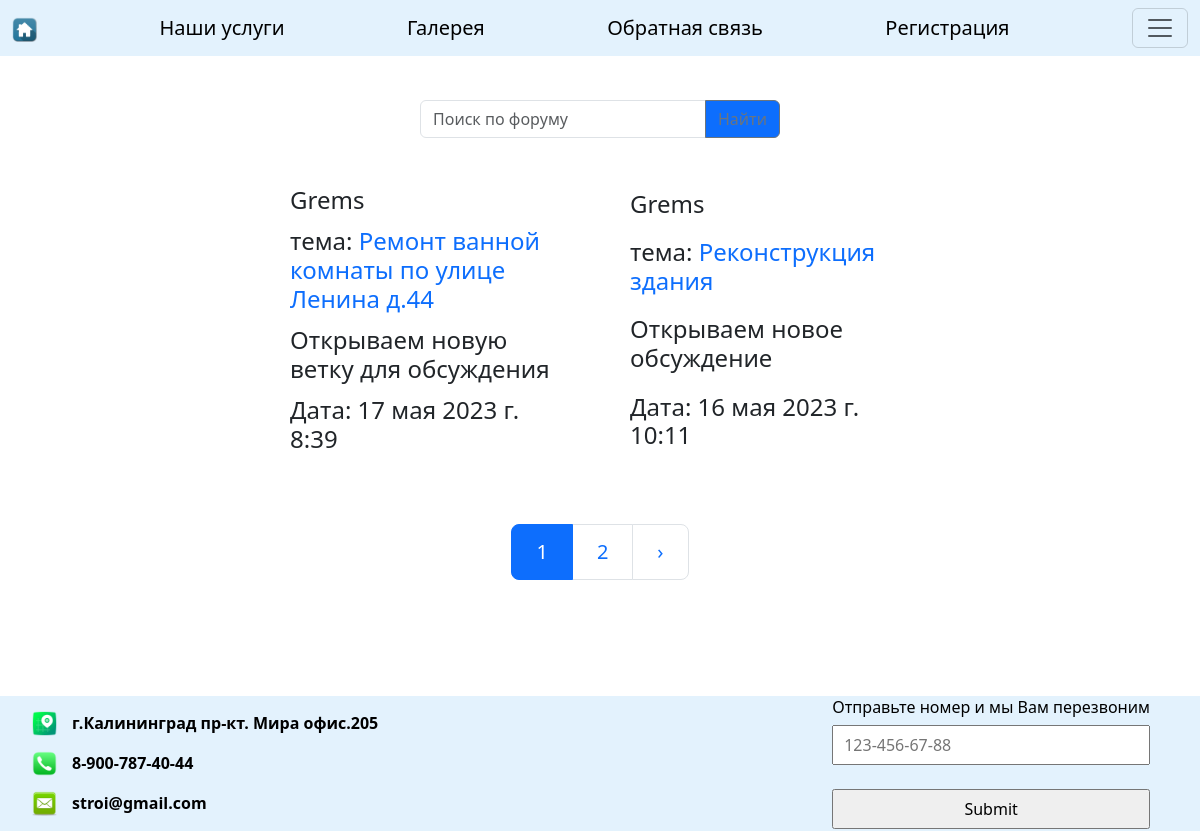
/forum/, run on an earlier commit of the app's database.
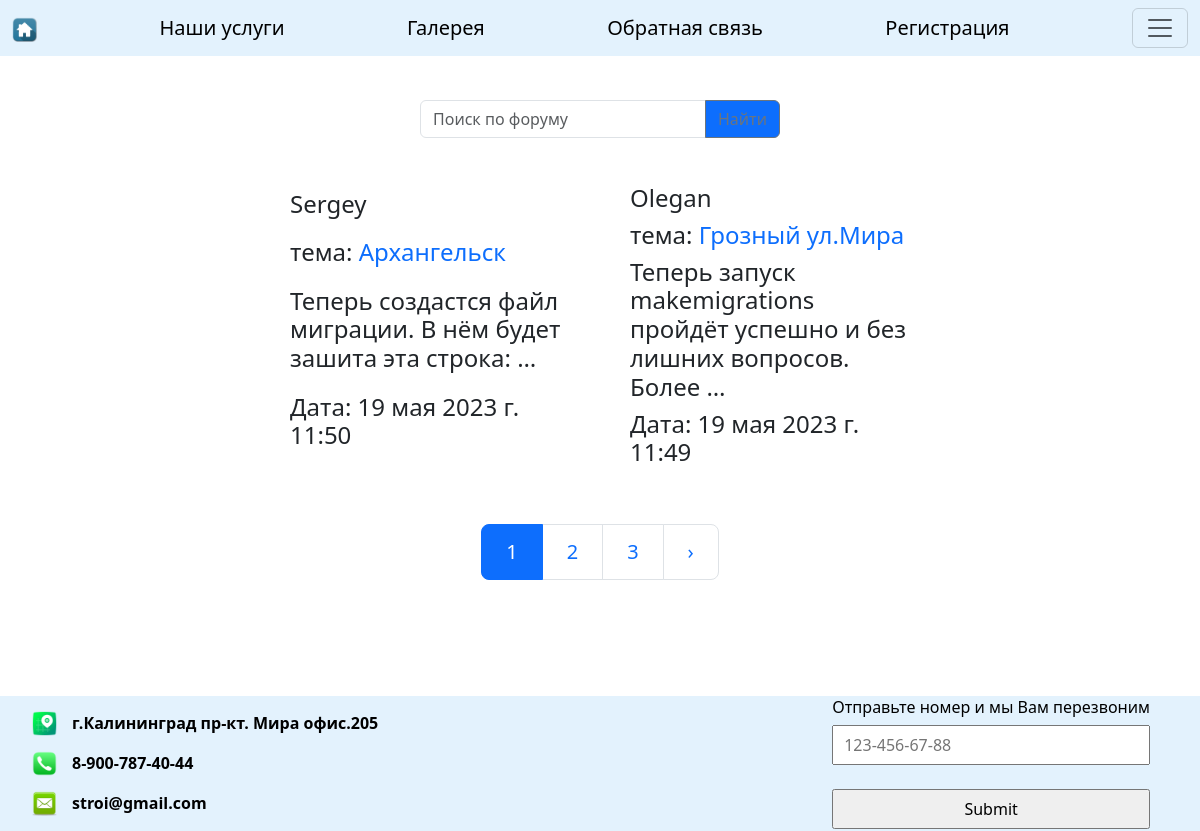
And on a later commit of the database.
### forum/models.py (models this page shows, shortened)
class Thread(models.Model):  # модель Thread для создания рубрик в модели Category категория
    title = models.CharField(max_length=100)
    content = models.TextField()
    category = models.ForeignKey(Category, on_delete=models.CASCADE)
    author = models.ForeignKey(User, on_delete=models.CASCADE)
    created_at = models.DateTimeField(auto_now_add=True)
    class Meta:
        ordering = ['-created_at']

### main_1/models.py (models this page shows, shortened)
class ContactOfOrganization(models.Model):
    address = models.CharField(max_length=1000)
    phone = models.CharField(max_length=50)
    email = models.CharField(max_length=100)

### forum/views.py (the view)
# urls.py: path('', views.index, name='forum'),
def index(request):
    message, search_query, info = search_forum(request)
    custom_range, message = paginate_forum(request, message, 2)
    contact_org = ContactOfOrganization.objects.all()
    context = {
        'custom_range': custom_range,
        'message': message,
        'search_query': search_query,
        'contact': contact_org,
        'info': info
    }
    return render(request, 'forum/index.html', context)

### forum/utils.py (called while the page is built)
def paginate_forum(request, message, results):
    page = request.GET.get('page', 1)
    paginator = Paginator(message, results, allow_empty_first_page=True)
    message = paginator.get_page(page)
    left_index = int(page) - 2
    if left_index < 1:
        left_index = 1
    right_index = int(page) + 3
    if right_index > paginator.num_pages:
        right_index = paginator.num_pages + 1
    custom_range = range(left_index, right_index)
    return custom_range, message

def search_forum(request):
    search_query = ''
    if request.GET.get('search_query'):
        search_query = request.GET.get('search_query')
    message = Thread.objects.filter(Q(title__iregex=search_query) | Q(content__iregex=search_query) |
                                    Q(author__first_name__iregex=search_query) | Q(
        created_at__iregex=search_query) | Q(category__name__iregex=search_query))
    info = True
    if not message.exists():
        message = Thread.objects.all()
        info = messages.info(request, 'по запросу ничего не найдено')
    return message, search_query, info

### forum/templates/forum/index.html (shortened to what this page needs)
{% extends 'main/index.html' %}
{% block content %}
    {% if message %}
    <form action="{% url 'forum' %}" method="get" id="search">
        <div class="input-group mb-3" style="padding-top: 100px; width: 30%; margin: 0 auto">
  <input type="text" name="search_query" class="form-control" placeholder="Поиск по форуму"
         aria-label="Recipient's username"
         aria-describedby="button-addon2" value="{{ search_query }}">
  <button class="btn btn-outline-secondary bg-primary" type="submit" id="button-addon2">Найти</button>
            </div>
    </form>
    {% else %}
    <h3 style="padding-top: 100px; width: 50%; margin: 0 auto">Вы можете создать раздел в
        <a href="{% url 'personal_account' user.id %}">личном кабинете</a></h3>
    {% endif %}
<div class="forum_block">
    <div class="forum_wrapper">
        <div class="forum_items">
            {% for field in message %}
        <div class="forum_item">
        <h4>{{ field.author.first_name }}</h4>
        <h4>тема: <a href="{% url 'forum_discuss' field.id %}" style="text-decoration: none">
            {{ field.title }}</a></h4>
        <h4>{{ field.content|truncatewords:10 }}</h4>
        <h4>Дата: {{ field.created_at }}</h4>
    </div>
           {% empty %}
                  <div class="false_block" style="height: 340px"></div>
            {% endfor %}
        </div>
        {% if message.has_other_pages %}
        <nav aria-label="...">
  <ul class="pagination pagination-lg" style="padding-top: 30px;">
{% for page in custom_range %}
      {% if page == message.number %}
    <li class="page-item active" aria-current="page">
      <a class="page-link" href="?page={{page}}" data-page="{{page}}">{{ page }}</a>
    </li>
      {% else %}
      <li class="page-item"><a class="page-link" href="?page={{page}}" data-page="{{page}}">{{ page }}</a></li>
      {% endif %}
     {% endfor %}
      {% if message.has_next %}
    <li class="page-item">
      <a class="page-link" href="?page={{ message.next_page_number }}" data-page="{{message.next_page_number}}">&#8250;</a>
    </li>
        {% endif %}
  </ul>
</nav>
        {% endif %}
</div>
    </div>
{% endblock %}

### main_1/templates/main/index.html (shortened to what this page needs)
<!DOCTYPE html>
{% load static %}
<html lang="en">
<head>
    <link rel="stylesheet" href="{% static 'css/style.css' %}">
    <link rel="stylesheet" href="https://cdn.jsdelivr.net/npm/bootstrap@5.3.0-alpha3/dist/css/bootstrap.min.css">
    <link rel="stylesheet" href="https://unpkg.com/@popperjs/core@2">
</head>
<body>
{% block title %}
<nav class="navbar fixed-top" style='background-color: #e3f2fd'>
  <div class="container-fluid">
   <a class="navbar-brand"
      href="{% url 'index' %}"><img src="{% static 'images/home.ico' %}" alt="" style="width: 25px; height: 25px"></a>
    <a class="navbar-brand" href="{% url 'main' %}">Наши услуги</a>
    <a class="navbar-brand" href="{% url 'gallery' %}">Галерея</a>
    <a class="navbar-brand" href="{% url 'contact' %}">Обратная связь</a>
      {% if user.is_authenticated%}
    <a class="navbar-brand" href="{% url 'personal_account'  user.id %}">Личный кабинет</a>
      {% else %}
    <a class="navbar-brand" href="{% url 'enter' %}">Регистрация</a>
      {% endif %}
    <button class="navbar-toggler" type="button" data-bs-toggle="offcanvas" data-bs-target="#offcanvasDarkNavbar" aria-controls="offcanvasDarkNavbar" aria-label="Toggle navigation">
      <span class="navbar-toggler-icon"></span>
    </button>
  </div>
</nav>
{% endblock %}
{% block content %}{% endblock %}
{% block footer %}
<div class="footer">
            {% for fields in contact %}
                <ul class="contact_list">
                    <li class="contact_element">
                        <img src="{% static 'images/address_icon.png' %}" alt=""><p>{{ fields.address }}</p>
                    </li>
                    <li class="contact_element">
                        <img src="{% static 'images/phone_icon.png' %}" alt=""><p>{{ fields.phone }}</p>
                    </li>
                     <li class="contact_element">
                        <img src="{% static 'images/mail_icon.png' %}" alt=""><p>{{ fields.email }}</p>
                    </li>
                </ul>
            {% endfor %}
    <div class="footer_wrap" >
            <form action="{% url 'index' %}" method="post">
            <h6>Отправьте номер и мы Вам перезвоним</h6>
            <input type="tel" id="phone" name="phone" placeholder="123-456-67-88" pattern="[0-9]{3}-[0-9]{3}-[0-9]{2}-[0-9]{2}"
         required><br><br>
            <input type="submit">
                </form>
    </div>
</div>
{% endblock %}
</body>
</html>

What changed in the data, as far as the page shows it:
no longer on this page (row unchanged): Thread: author.first_name "Grems", title "Ремонт ванной комнаты по улице Ленина д.44", content "Открываем новую ветку для обсуждения", created_at "17 мая 2023 г. 8:39"
no longer on this page (row unchanged): Thread: author.first_name "Grems", title "Реконструкция здания", content "Открываем новое обсуждение", created_at "16 мая 2023 г. 10:11"
added Thread: author.first_name "Sergey", title "Архангельск", content "Теперь создастся файл миграции. В нём будет зашита эта строка: …", created_at "19 мая 2023 г. 11:50"
added Thread: author.first_name "Olegan", title "Грозный ул.Мира", content "Теперь запуск makemigrations пройдёт успешно и без лишних вопросов. Более …", created_at "19 мая 2023 г. 11:49"
Also different on the page:
new list line: "3"
